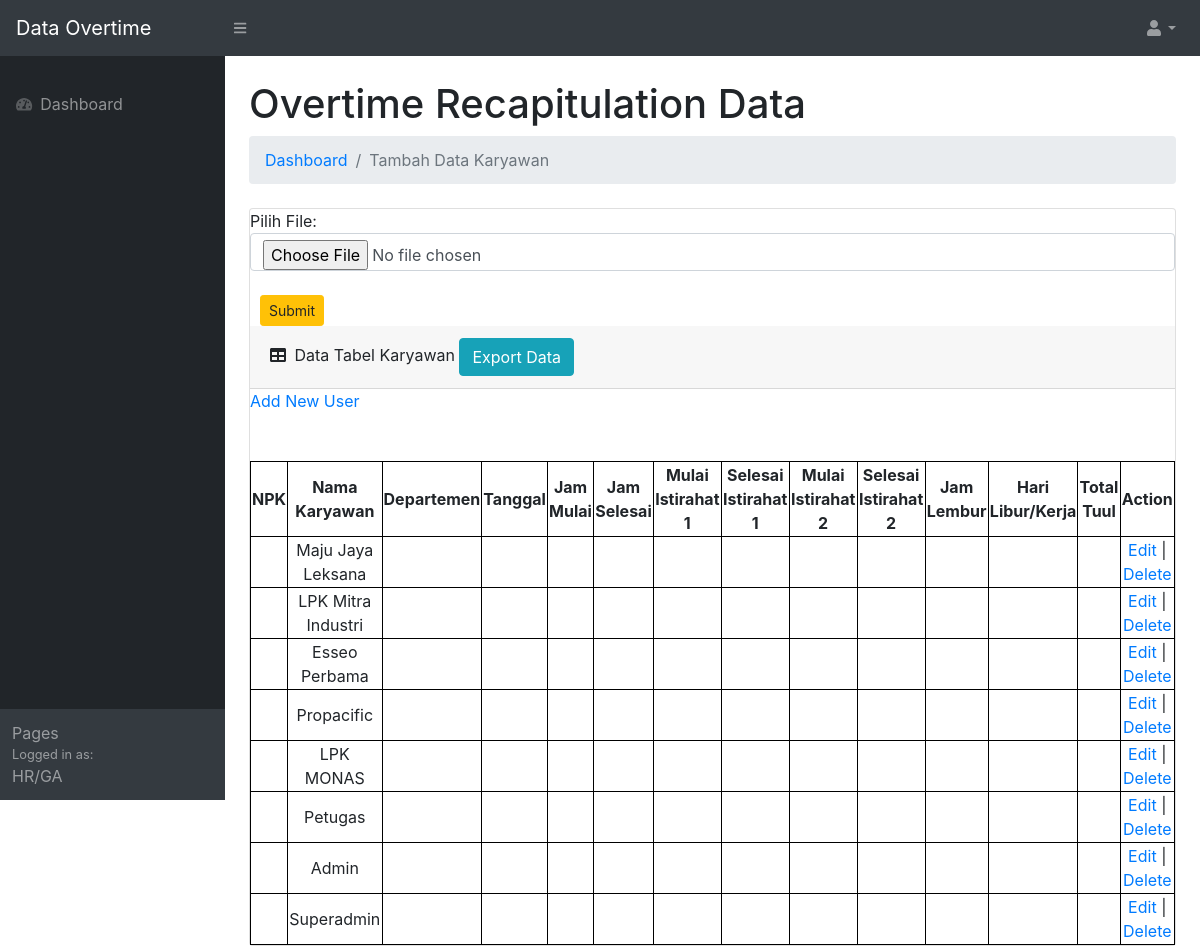
The page /overtimehr/index2.php on the database its author committed.
### tables this page shows
CREATE TABLE `users` (
  `id` int(11) NOT NULL,
  `nik` varchar(10) NOT NULL,
  `nama` varchar(100) NOT NULL,
  `telepon` varchar(100) NOT NULL,
  `username` varchar(100) NOT NULL,
  `password` varchar(100) NOT NULL,
  `level` varchar(25) NOT NULL DEFAULT 'member'
);

### overtimehr/index2.php (the view, shortened to what this page needs)
<!DOCTYPE html>
<html lang="en">
<head>
    <link href="css/styles.css" rel="stylesheet" />
    <link href="https://cdn.datatables.net/1.10.20/css/dataTables.bootstrap4.min.css" rel="stylesheet" />
</head>
<body class="sb-nav-fixed">
    <nav class="sb-topnav navbar navbar-expand navbar-dark bg-dark">
        <a class="navbar-brand" href="index.html">Data Overtime</a>
        <button class="btn btn-link btn-sm order-1 order-lg-0" id="sidebarToggle" href="#"><i class="fas fa-bars"></i></button>
        <ul class="navbar-nav ml-auto ml-md-0">
            <li class="nav-item dropdown">
                <a class="nav-link dropdown-toggle" id="userDropdown" href="#" role="button" data-toggle="dropdown" aria-haspopup="true" aria-expanded="false"><i class="fas fa-user fa-fw"></i></a>
            </li>
        </ul>
    </nav>
    <div id="layoutSidenav">
        <div id="layoutSidenav_nav">
            <nav class="sb-sidenav accordion sb-sidenav-dark" id="sidenavAccordion">
                <div class="sb-sidenav-menu">
                    <div class="nav">
                        <br>
                        <a class="nav-link" href="halaman.php">
                            <div class="sb-nav-link-icon"><i class="fas fa-tachometer-alt"></i></div>
                            Dashboard
                        </a>
                    </div>
                </div>
                <div class="sb-sidenav-footer">Pages
                    <div class="small">Logged in as:</div>
                    HR/GA
                </div>
            </nav>
        </div>
        <div id="layoutSidenav_content">
            <main>
                <div class="container-fluid">
                    <h1 class="mt-4">Overtime Recapitulation Data</h1>
                    <ol class="breadcrumb mb-4">
                        <li class="breadcrumb-item"><a href="index.php">Dashboard</a></li>
                        <li class="breadcrumb-item active">Tambah Data Karyawan</li>
                    </ol>
                    <div class="card mb-1">
                        <form method="post" enctype="multipart/form-data" action="proses_upload.php">
                            Pilih File:
                            <input class="form-control" name="fileexcel" type="file" required="required">
                            <br>
                            <button class="btn btn-sm btn-warning" style="margin-left:10px;" type="submit">Submit</button>
                        </form>
                        <div class="card-header">
                            <i class="fas fa-table mr-1"></i>
                            Data Tabel Karyawan
                            <a href="export.php" target="_blank" class="btn btn-info">Export Data</a>
                        </div>
<?php
include_once("config.php");
$result = mysqli_query($mysqli, "SELECT * FROM users ORDER BY id DESC");
?>
<html>
<head>
</head>
<body>
<a href="add.php">Add New User</a><br/><br/>
    <table width='80%' border=1>
    <tr>
        <th>NPK</th> <th>Nama Karyawan</th> <th>Departemen</th> <th>Tanggal</th> <th>Jam Mulai</th> <th>Jam Selesai</th> <th>Mulai Istirahat 1</th> <th>Selesai Istirahat 1</th> <th>Mulai Istirahat 2</th> <th>Selesai Istirahat 2</th> <th>Jam Lembur</th><th>Hari Libur/Kerja</th> <th>Total Tuul</th> <th>Action</th>
    </tr>
    <?php
    while($user_data = mysqli_fetch_array($result)) {
        echo "<tr>";
        echo "<td>".$user_data['npk']."</td>";
        echo "<td>".$user_data['nama']."</td>";
        echo "<td>".$user_data['dept']."</td>";
        echo "<td>".$user_data['tgl']."</td>";
        echo "<td>".$user_data['jam_mulai']."</td>";
        echo "<td>".$user_data['jam_selesai']."</td>";
        echo "<td>".$user_data['m_istirahat_a']."</td>";
        echo "<td>".$user_data['s_istirahat_a']."</td>";
        echo "<td>".$user_data['m_istirahat_b']."</td>";
        echo "<td>".$user_data['s_istirahat_b']."</td>";
        echo "<td>".$user_data['jam_lembur']."</td>";
        echo "<td>".$user_data['hari_lk']."</td>";
        echo "<td>".$user_data['total_tuul']."</td>";
        echo "<td><a href='edit.php?npk=$user_data[npk]'>Edit</a> | <a href='delete.php?id=$user_data[id]'>Delete</a></td></tr>";
    }
    ?>
    </table>
</body>
</html>

### overtimehr/index2.php (style rules this page uses)
table, td, th { border: 1px solid black; }
table { border-collapse: collapse; width: 100%; }
td, tr { text-align: center; }

### rows shown on the page
users: nama "Maju Jaya Leksana"
users: nama "LPK Mitra Industri"
users: nama "Esseo Perbama"
users: nama "Propacific"
users: nama "LPK MONAS"
users: nama "Petugas"
users: nama "Admin"
users: nama "Superadmin"
